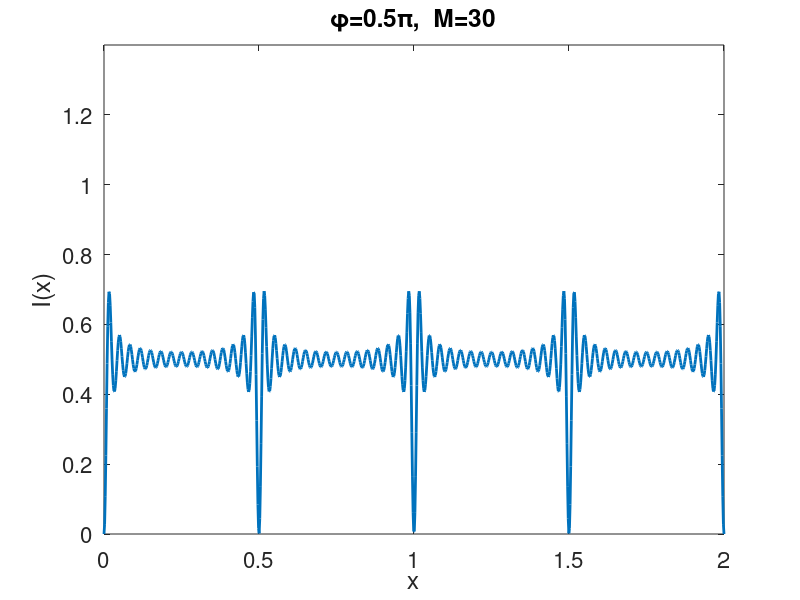

MATLAB code to generate this figure:
clear
close all

set (0, 'defaultaxesfontsize', 16)
set (0, 'defaulttextfontsize', 16) 
set (0, 'defaultlinelinewidth', 2)

x=linspace(0,2,1000);
d=1;
phi=0.5*pi;

figure

for M=1:30 
    
    I=zeros(size(x));
    for m=1:2:M
        I=I+1/m*sin(2*pi*m*x/d);
    end
    I=I.^2*sin(phi/2)^2*(4/pi)^2;

plot(x,I) 
title(['\phi=',num2str(phi/pi),'\pi,  M=',num2str(M)])
xlabel('x')
ylabel('I(x)')
axis([min(x),max(x),0,1.4])
drawnow

pause(0.5)
end
    